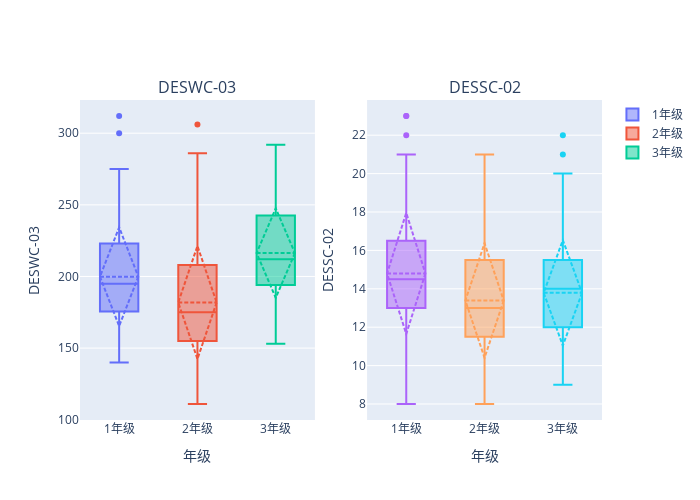

Notebook code cell kept with this figure:
### Code cell
import plotly.graph_objs as go
from plotly.subplots import make_subplots

def plot_boxplots_by_grade(file_name, df, n):
    """
    输入文件名、对应的DataFrame和要可视化的特征数n，输出该DataFrame的箱线图（plotly），
    一个特征一个子图，最后是一个大图。
    箱线图横坐标为年级，纵坐标为特征值，箱线图标题为特征名（仅展示-后的部分），
    大图的名称为文件名。
    """
    # 识别数值列（排除年级列）
    if '年级' not in df.columns:
        print("该数据集不包含'年级'列，无法绘制箱线图。")
        return

    numeric_cols = df.select_dtypes(include='number').columns
    numeric_cols = [col for col in numeric_cols if col != '年级']
    if len(numeric_cols) == 0:
        print("没有可用的数值特征。")
        return

    # 只取前n个特征
    selected_cols = numeric_cols[:n]
    num_features = len(selected_cols)

    # 创建子图
    fig = make_subplots(rows=1, cols=num_features, subplot_titles=[
        col.split('-', 1)[-1] if '-' in col else col for col in selected_cols
    ])

    for i, col in enumerate(selected_cols):
        # 按年级分组绘制箱线图
        grades = sorted(df['年级'].dropna().unique())
        for grade in grades:
            grade_data = df[df['年级'] == grade][col].dropna()
            fig.add_trace(
                go.Box(
                    y=grade_data,
                    name=f"{int(grade)}年级",
                    boxmean='sd',
                    showlegend=(i == 0),  # 只在第一个子图显示图例
                ),
                row=1, col=i+1
            )
        # 设置y轴标题
        fig.update_yaxes(title_text=col.split('-', 1)[-1] if '-' in col else col, row=1, col=i+1)
        # 设置x轴为年级
        fig.update_xaxes(title_text="年级", row=1, col=i+1)

    fig.update_layout(
        #title_text=f"{file_name} 的特征箱线图",
        height=500,
        width=350*num_features,
        showlegend=True
    )
    fig.show()

plot_boxplots_by_grade('描述性统计', data_dict['描述性统计'], 3)

### Figure 1 — Plotly figure (JSON) as saved in the notebook; plotly's stock layout.template omitted (floating-point values rounded to 4 significant figures)
{"data": [{"boxmean": "sd", "name": "1年级", "showlegend": true, "type": "box", "xaxis": "x", "y": [152, 193, 202, 189, 208, 227, 212, 206, 212, 164, 192, 196, 163, 201, 237, 229, 191, 244, 160, 237, 180, 175, 185, 200, 140, 187, 198, 177, 165, 219, 209, 172, 212, 187, 312, 273, 179, 198, 183, 229, 149, 229, 197, 155, 149, 157, 205, 210, 190, 189, 191, 275, 189, 185, 166, 240, 158, 173, 196, 154, 239, 195, 237, 232, 258, 203, 234, 147, 192, 185, 240, 241, 146, 169, 238, 175, 257, 196, 172, 155, 186, 229, 195, 214, 257, 223, 211, 167, 168, 195, 191, 143, 267, 223, 176, 214, 187, 300, 192, 184], "yaxis": "y"}, {"boxmean": "sd", "name": "2年级", "showlegend": true, "type": "box", "xaxis": "x", "y": [151, 182, 306, 199, 129, 151, 186, 197, 193, 160, 189, 166, 155, 217, 173, 165, 175, 194, 176, 180, 167, 210, 150, 170, 156, 218, 123, 188, 166, 123, 180, 188, 204, 175, 160, 140, 208, 190, 163, 156, 158, 157, 138, 168, 237, 144, 212, 139, 145, 127, 184, 162, 189, 136, 171, 208, 125, 147, 236, 193, 172, 143, 223, 143, 140, 158, 149, 111, 163, 187, 154, 196, 164, 163, 229, 130, 118, 176, 155, 157, 244, 178, 191, 164, 181, 231, 253, 225, 230, 133, 229, 244, 221, 260, 251, 230, 234, 286, 265, 250], "yaxis": "y"}, {"boxmean": "sd", "name": "3年级", "showlegend": true, "type": "box", "xaxis": "x", "y": [199, 191, 244, 170, 197, 194, 180, 184, 191, 187, 228, 166, 202, 213, 250, 172, 233, 185, 180, 215, 153, 155, 212, 210, 197, 173, 216, 172, 202, 210, 199, 192, 216, 175, 204, 204, 223, 202, 258, 218, 211, 224, 192, 163, 213, 212, 198, 200, 197, 213, 205, 171, 203, 217, 220, 191, 197, 207, 187, 225, 212, 193, 232, 197, 200, 249, 278, 212, 268, 238, 248, 256, 218, 241, 261, 264, 233, 259, 242, 292, 243, 289, 194, 233, 234, 251, 246, 245, 277, 180, 251, 243, 237, 292, 250, 257, 249, 252, 192, 207], "yaxis": "y"}, {"boxmean": "sd", "name": "1年级", "showlegend": false, "type": "box", "xaxis": "x2", "y": [14, 17, 17, 16, 20, 15, 14, 16, 11, 13, 12, 14, 15, 15, 15, 18, 16, 20, 13, 13, 12, 17, 14, 17, 8, 12, 14, 14, 12, 15, 13, 16, 16, 17, 10, 19, 13, 13, 9, 16, 11, 14, 18, 13, 12, 13, 11, 15, 14, 12, 11, 22, 12, 16, 10, 20, 13, 12, 14, 13, 10, 15, 20, 16, 23, 20, 14, 10, 14, 13, 21, 14, 14, 17, 15, 14, 18, 13, 15, 9, 15, 18, 15, 15, 23, 17, 18, 10, 15, 14, 16, 14, 20, 20, 9, 15, 20, 15, 13, 16], "yaxis": "y2"}, {"boxmean": "sd", "name": "2年级", "showlegend": false, "type": "box", "xaxis": "x2", "y": [12, 14, 18, 14, 12, 12, 15, 14, 17, 12, 16, 14, 13, 16, 16, 12, 14, 12, 12, 11, 15, 12, 13, 13, 9, 8, 8, 13, 13, 12, 14, 12, 13, 12, 10, 11, 21, 17, 18, 13, 17, 10, 17, 16, 17, 11, 18, 12, 9, 10, 13, 15, 13, 14, 12, 13, 11, 9, 18, 13, 13, 10, 16, 8, 10, 14, 9, 10, 11, 17, 15, 20, 18, 18, 13, 12, 8, 12, 13, 11, 20, 12, 20, 12, 13, 10, 14, 15, 17, 10, 17, 10, 12, 15, 16, 13, 18, 15, 10, 11], "yaxis": "y2"}, {"boxmean": "sd", "name": "3年级", "showlegend": false, "type": "box", "xaxis": "x2", "y": [10, 18, 18, 13, 12, 18, 15, 12, 12, 11, 11, 11, 13, 13, 14, 10, 14, 15, 11, 15, 10, 9, 10, 12, 14, 11, 13, 11, 12, 12, 18, 13, 12, 11, 15, 9, 15, 18, 19, 13, 14, 14, 12, 10, 16, 16, 14, 15, 16, 16, 15, 17, 15, 13, 16, 16, 17, 15, 13, 10, 17, 16, 21, 20, 11, 14, 14, 10, 15, 11, 15, 11, 13, 14, 14, 13, 12, 15, 16, 13, 12, 16, 11, 14, 20, 14, 17, 16, 15, 14, 10, 9, 11, 22, 16, 14, 13, 12, 14, 11], "yaxis": "y2"}], "layout": {"annotations": [{"font": {"size": 16}, "showarrow": false, "text": "DESWC-03", "x": 0.225, "xanchor": "center", "xref": "paper", "y": 1, "yanchor": "bottom", "yref": "paper"}, {"font": {"size": 16}, "showarrow": false, "text": "DESSC-02", "x": 0.775, "xanchor": "center", "xref": "paper", "y": 1, "yanchor": "bottom", "yref": "paper"}], "height": 500, "showlegend": true, "width": 700, "xaxis": {"anchor": "y", "domain": [0, 0.45], "title": {"text": "年级"}}, "xaxis2": {"anchor": "y2", "domain": [0.55, 1], "title": {"text": "年级"}}, "yaxis": {"anchor": "x", "domain": [0, 1], "title": {"text": "DESWC-03"}}, "yaxis2": {"anchor": "x2", "domain": [0, 1], "title": {"text": "DESSC-02"}}}}
